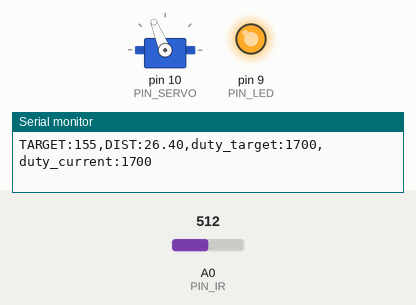
A sketch run on a simulated Arduino Uno, built with avr-gcc and run on an emulated ATmega328P. Shown: servo, output pins drawn as LEDs (lit = HIGH), the last lines printed to the serial monitor. Inputs (shaded band) come from the test bench; at power-on: A0 (PIN_IR) = 512.

Above: at 1.2 s.
1.3 s: A0 (PIN_IR) set to 306
2.8 s: A0 (PIN_IR) set to 273
At 4.0 s:
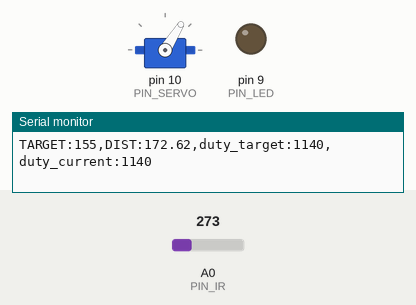
4.5 s: A0 (PIN_IR) set to 511
At 5.3 s:
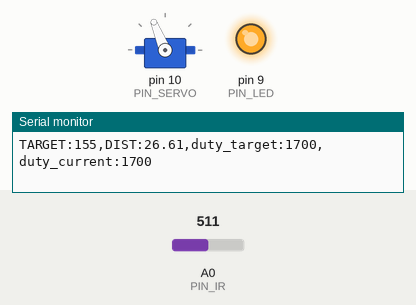
6.2 s: A0 (PIN_IR) set to 145
At 7.6 s:
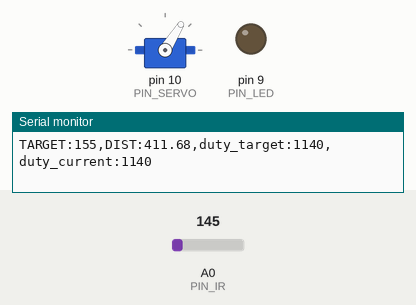
7.9 s: A0 (PIN_IR) set to 716
At 9.1 s:
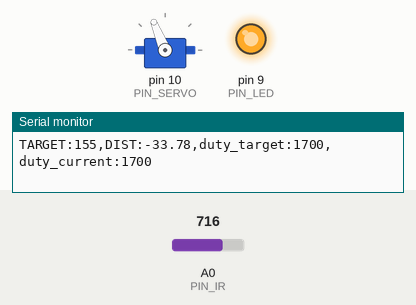
Timing chart, 0 to 10.6 s (numbered marks = the images above; inputs shaded):
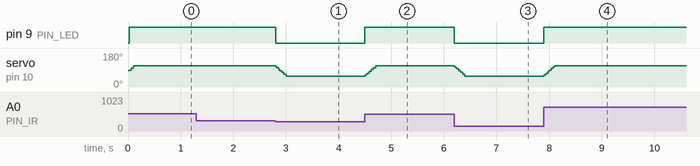

Measured:
- the behaviour switches between 288 and 287 on A0 (PIN_IR) (found by bisection; images 0 and 1)
- after the input at 2.8 s, pin 9 (PIN_LED): HIGH → LOW at once; servo on pin 10 (PIN_SERVO): 112° → 58° at once
- after the input at 4.5 s, pin 9 (PIN_LED): LOW → HIGH at once; servo on pin 10 (PIN_SERVO): 58° → 112° at once
- after the input at 6.2 s, pin 9 (PIN_LED): HIGH → LOW at once; servo on pin 10 (PIN_SERVO): 112° → 58° at once
- after the input at 7.9 s, pin 9 (PIN_LED): LOW → HIGH at once; servo on pin 10 (PIN_SERVO): 58° → 112° at once

The sketch:

22_bangbangcontrol.ino
```cpp
#include <Servo.h>

// Arduino pin assignment
#define PIN_LED   9
#define PIN_SERVO 10
#define PIN_IR    A0

// Event interval parameters
#define _INTERVAL_DIST    20 // distance sensor interval (unit: ms)
#define _INTERVAL_SERVO   20 // servo interval (unit: ms)
#define _INTERVAL_SERIAL  20 // serial interval (unit: ms)

// EMA filter configuration for the IR distance sensor
#define _EMA_ALPHA 0.75    // EMA weight of new sample (range: 0 to 1)
                          // Setting EMA to 1 effectively disables EMA filter.

// Servo adjustment - Set _DUTY_MAX, _NEU, _MIN with your own numbers
#define _DUTY_MAX 2200 // 2000
#define _DUTY_NEU 1420 // 1500
#define _DUTY_MIN 900 // 1000

#define _SERVO_ANGLE_DIFF  150  // Replace with |D - E| degree
#define _SERVO_SPEED 300  // servo speed

#define _BANGBANG_RANGE 280  // duty up and down for bangbang control

// Target Distance
#define _DIST_TARGET 155 // Center of the rail (unit:mm)

// global variables

Servo myservo;

float dist_ema;     // unit: mm

int duty_change_per_interval; // maximum duty difference per interval
int duty_target;    // Target duty
int duty_current;      // Current duty
int duty_adj;       // Level adjustment

unsigned long last_sampling_time_dist;   // unit: msec
unsigned long last_sampling_time_servo;  // unit: msec
unsigned long last_sampling_time_serial; // unit: msec

bool event_dist, event_servo, event_serial; // event triggered?

void setup()
{
  // initialize GPIO pins
  pinMode(PIN_LED,OUTPUT);
  myservo.attach(PIN_SERVO);

  duty_target = duty_current = _DUTY_NEU;
  myservo.writeMicroseconds(duty_current);

  // initialize serial port
  Serial.begin(1000000);

  // convert angular speed into duty change per interval.
  duty_change_per_interval =
    (float)(_DUTY_MAX - _DUTY_MIN) * ((float)_SERVO_SPEED / _SERVO_ANGLE_DIFF) * (_INTERVAL_SERVO / 1000.0);
}

void loop()
{
  unsigned long time_curr = millis();

  // wait until next event time
  if (time_curr >= (last_sampling_time_dist + _INTERVAL_DIST)) {
        last_sampling_time_dist += _INTERVAL_DIST;
        event_dist = true;
  }
  if (time_curr >= (last_sampling_time_servo + _INTERVAL_SERVO)) {
        last_sampling_time_servo += _INTERVAL_SERVO;
        event_servo = true;
  }
  if (time_curr >= (last_sampling_time_serial + _INTERVAL_SERIAL)) {
        last_sampling_time_serial += _INTERVAL_SERIAL;
        event_serial = true;
  }

  if (event_dist) {
    float dist_filtered; // unit: mm
    event_dist = false;

    // get a distance reading from the distance sensor
    dist_filtered = volt_to_distance(ir_sensor_filtered(10, 0.5, 0));
    dist_ema = _EMA_ALPHA * dist_filtered + (1.0 - _EMA_ALPHA) * dist_ema;

    // bang bang control
    if (dist_ema > _DIST_TARGET) {
      duty_target = _DUTY_NEU - _BANGBANG_RANGE;
      digitalWrite(PIN_LED, 0);
    } else if (dist_ema < _DIST_TARGET) {
      duty_target = _DUTY_NEU + _BANGBANG_RANGE;
      digitalWrite(PIN_LED, 1);
    }
  }

  if (event_servo) {
    event_servo = false;

    // adjust duty_current toward duty_target by duty_change_per_interval
    if (duty_target > duty_current) {
      duty_current += duty_change_per_interval;
      if (duty_current > duty_target)
          duty_current = duty_target;
    } else if (duty_target < duty_current) {
      duty_current -= duty_change_per_interval;
      if (duty_current < duty_target)
        duty_current = duty_target;
    }

    // servo arm protection
    if (duty_current < _DUTY_MIN)
      duty_current = _DUTY_MIN;
    else if (duty_current > _DUTY_MAX)
      duty_current = _DUTY_MAX;

    // update servo position
    myservo.writeMicroseconds(duty_current);
  }

  if (event_serial) {
    event_serial = false;

    // output the read value to the serial port
    Serial.print("TARGET:"); Serial.print(_DIST_TARGET);
    Serial.print(",DIST:"); Serial.print(dist_ema);
    Serial.print(",duty_target:"); Serial.print(duty_target);
    Serial.print(",duty_current:"); Serial.println(duty_current);
  }
}

float volt_to_distance(int x)
{
  // Replace line into your own equation
  // return (6762.0 / (a_value - 9) - 4.0) * 10.0;
  return 914 + -4.5*x + 7.83E-03*x*x + -4.74E-06*x*x*x;
}

int compare(const void *a, const void *b) {
  return (*(unsigned int *)a - *(unsigned int *)b);
}

unsigned int ir_sensor_filtered(unsigned int n, float position, int verbose)
{
  // Eliminate spiky noise of an IR distance sensor by repeating measurement and taking a middle value
  // n: number of measurement repetition
  // position: the percentile of the sample to be taken (0.0 <= position <= 1.0)
  // verbose: 0 - normal operation, 1 - observing the internal procedures, and 2 - calculating elapsed time.
  // Example 1: ir_sensor_filtered(n, 0.5, 0) => return the median value among the n measured samples.
  // Example 2: ir_sensor_filtered(n, 0.0, 0) => return the smallest value among the n measured samples.
  // Example 3: ir_sensor_filtered(n, 1.0, 0) => return the largest value among the n measured samples.

  // The output of Sharp infrared sensor includes lots of spiky noise.
  // To eliminate such a spike, ir_sensor_filtered() performs the following two steps:
  // Step 1. Repeat measurement n times and collect n * position smallest samples, where 0 <= postion <= 1.
  // Step 2. Return the position'th sample after sorting the collected samples.

  // returns 0, if any error occurs

  unsigned int *ir_val, ret_val;
  unsigned int start_time;

  if (verbose >= 2)
    start_time = millis();

  if ((n == 0) || (n > 100) || (position < 0.0) || (position > 1))
    return 0;

  if (position == 1.0)
    position = 0.999;

  if (verbose == 1) {
    Serial.print("n: "); Serial.print(n);
    Serial.print(", position: "); Serial.print(position);
    Serial.print(", ret_idx: ");  Serial.println((unsigned int)(n * position));
  }

  ir_val = (unsigned int *)malloc(sizeof(unsigned int) * n);
  if (ir_val == NULL)
    return 0;

  if (verbose == 1)
    Serial.print("IR:");

  for (int i = 0; i < n; i++) {
    ir_val[i] = analogRead(PIN_IR);
    if (verbose == 1) {
        Serial.print(" ");
        Serial.print(ir_val[i]);
    }
  }

  if (verbose == 1)
    Serial.print  ("  => ");

  qsort(ir_val, n, sizeof(unsigned int), compare);
  ret_val = ir_val[(unsigned int)(n * position)];

  if (verbose == 1) {
    for (int i = 0; i < n; i++) {
        Serial.print(" ");
        Serial.print(ir_val[i]);
    }
    Serial.print(" :: ");
    Serial.println(ret_val);
  }
  free(ir_val);

  if (verbose >= 2) {
    Serial.print("Elapsed time: "); Serial.print(millis() - start_time); Serial.println("ms");
  }

  return ret_val;
}
```
